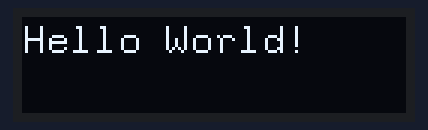
The program below on a simulated STM32 Nucleo. Shown: 128×32 one-colour display.

Above: at 0.1 s.
At 1.1 s:
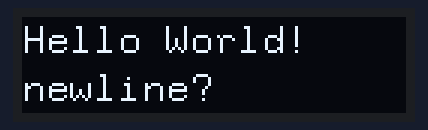
At 2.1 s:
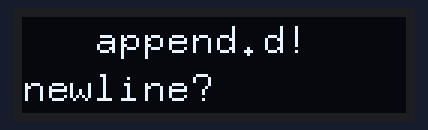
At 6.1 s:
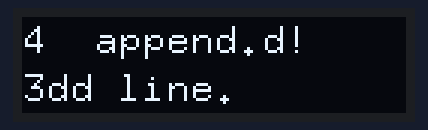
At 9.2 s:
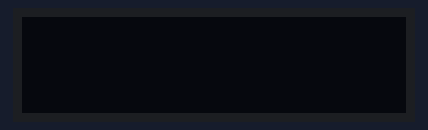
At 11.3 s:
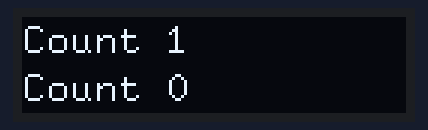

Measured:
- by itself, everything shown: repeats every 13.3 s, in 15 steps
- what the display in image 0 shows lasts 1.0 s, from 0.0 s to 1.0 s
- what the display in image 3 shows lasts 2.0 s, from 6.1 s to 8.1 s
- what the display in image 4 shows lasts 2.2 s, from 9.1 s to 11.3 s

The program:

main.cpp
```cpp
#include <Arduino.h>
#include <U8x8lib.h>

U8X8_SSD1306_128X32_UNIVISION_HW_I2C u8x8(/* reset=*/U8X8_PIN_NONE); // Adafruit ESP8266/32u4/ARM Boards + FeatherWing OLED

void setup(void)
{
  u8x8.begin();
}

void loop(void)
{
  u8x8.setCursor(0, 0);
  // u8x8.println("Hello World!");
  u8x8.setFont(u8x8_font_8x13_1x2_f);
  u8x8.println("Hello World!");

  delay(1000);
  u8x8.println("newline?");

  delay(1000);
  u8x8.setCursor(0, 0);
  u8x8.println("   append.");

  delay(1000);
  u8x8.println("Add line.");

  delay(1000);
  u8x8.setCursor(0, 0);
  u8x8.println("2");
  delay(1000);
  u8x8.println("3");
  delay(1000);
  u8x8.setCursor(0, 0);
  u8x8.println("4");

  delay(2000);
  u8x8.clear();

  u8x8.println("Speed test");
  delay(1000);
  for (int i = 0; i < 100; i++)
  {
    if ((i & 1) == 0)
    {
      u8x8.clear();
    }
    char str[128];
    snprintf(str, sizeof(str), "Count %d", 99 - i);
    u8x8.println(str);
    // delay(100);
  }
  delay(2000);
  u8x8.clear();
}
```
